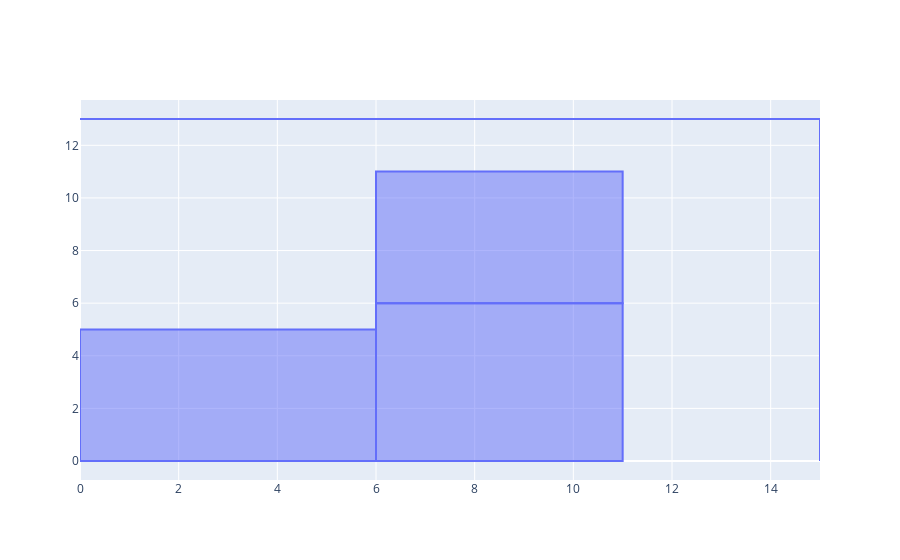

The code cell stored with this chart in its notebook:
### Code cell
import json 
import gurobipy as gp
from gurobipy import GRB
import pandas as pd
from gurobipy import quicksum
import plotly.graph_objects as go

with open('generated_instances.json') as f:
  loaded_instances = json.load(f)

# instance is an object containing generated instance parameters
def solveModel(instance, iteration):
    # STEP 1: DEFINE THE MODEL
    m = gp.Model()
    
    # STEP 2: DEFINE THE PARAMETERS THAT WILL BE USED
    
    #number of tables
    N = instance['num_tables']
    print("Number of tables:", N)
    
    #Minimum physical distance required between tables
    d = 2
    
    #capacity for each table
    c = [table['capacity'] for table in instance['tables']]
    
    #width for each table
    w = [table['width'] for table in instance['tables']]
    print("Table widths:", w)
   
    #account for physical distancing margin
    for i in range(len(w)):
        w[i] += d

    #height for each table
    h = [table['height'] for table in instance['tables']]
    print("Table heights:", h)
    
    #account for physical distancing margin
    for i in range(len(h)):
        h[i] += d
    
    #Width of dining space
    Rw = instance['width']

    #Height of dining space
    Rh = instance['height']
    
    #Unused table space goal
    U = 2

    #Minimum desired establishment capacity goal
    C = 

    #Underperformance measure of staff when table i and j are used Uij[rows][columns]
    Uij =  [[1 for table in instance['tables']] for table in instance['tables'] ]
    print("Table underperformance matrix:", Uij)
  
    # STEP 3: DEFINE DECISION VARIABLES
    
    #binary, if table i is used
    f = {}
    for i in range(N):
        f[i] = m.addVar(vtype=GRB.BINARY, name="f_" +str(i))

    #bottom left x coordinate of table i
    x = {}
    for i in range(N):
        x[i] = m.addVar(vtype=GRB.CONTINUOUS, name="x_"+str(i))

    #bottom left y coordinate of table i
    y = {}
    for i in range(N):
        y[i] = m.addVar(vtype=GRB.CONTINUOUS, name="y_"+str(i))


    #binary, if table i is located left to table j
    l = {}
    for i in range(N):
        for j in range(N):
            if i != j:
                l[i, j] = m.addVar(vtype=GRB.BINARY, name="l_" +str(i)+str(j))

    #binary, if table i is located below to table j
    b = {}
    for i in range(N):
        for j in range(N):
            if i != j:
                b[i, j] = m.addVar(vtype=GRB.BINARY, name="b_" +str(i)+str(j))

    #binary, if table i and table j are both used
    g = {}
    for i in range(N):
        for j in range(N):
            if i != j:
                g[i, j] = m.addVar(vtype=GRB.BINARY, name="g_" +str(i)+str(j))

    #surplus for goal 1  
    g1={}
    g1 = m.addVar(vtype=GRB.CONTINUOUS, name="g1")

    #slack/surplus for goal 2
    g2={}
    g2= m.addVar(vtype=GRB.CONTINUOUS, name="g2")
    
    
    # STEP 4: DEFINE OBJECTIVE FUNCTION
    nonlinearobj = quicksum((g[i, j]*Uij[i][j])/2 for i in range(N) for j in range(N) if i != j)
    m.setObjective(g1+g2+(1/2*nonlinearobj), GRB.MINIMIZE)
    
    # Step 5: ADD CONSTRAINTS
    # no overlap
    m.addConstrs(l[i,j] + l[j,i] + b[i,j] + b[j,i] + (1-f[i]) + (1-f[j])  >= 1 for i in range(N) for j in range(N) if i != j)

    # If a table i is to the left of table j, table i's right edge x coordinate  must be less than table j's x left edge x coordinate
    m.addConstrs(x[i] + w[i] <= (x[j] + Rw - Rw*l[i,j]) for i in range(N) for j in range(N) if i != j)

    #If table i is below j, table i's top edge y coordinate must be less than table j's bottom edge y coordinate
    m.addConstrs(y[i] + h[i] <= (y[j] + Rh - Rh*b[i,j]) for i in range(N) for j in range(N) if i != j)

    #table space must exist within the dining space
    m.addConstrs(x[i] >= 0 for i in range(N))
    m.addConstrs(x[i]+w[i]<= Rw for i in range (N))
    m.addConstrs(y[i] >= 0 for i in range(N))
    m.addConstrs(y[i]+h[i]<= Rh for i in range (N))

    #Unused table space must be under U - GOAL 1
    m.addConstrs((Rw*Rh) - quicksum((w[i])*(h[i])*f[i] for i in range(N)) - g1 == U for i in range(N))

    #Facility capacity must be over C to remain profitable - GOAL 2
    m.addConstrs(quicksum(f[i]*c[i] for i in range(N)) + g2 == C for i in range(N))

    #Quadratic constraint
    m.addConstrs(g[i,j] >= f[i] + f[j] - 1 for i in range(N) for j in range(N) if i != j)

    #update model
    m.update()
    
    # STEP 6: SOLVE THE MODEL
    m.optimize()
    
    # STEP 7: VISUALLY DISPLAY RESULTS
    #Parameters
    print("Room size:", Rw*Rh, "m^2")
    #Tables:
    for i in f:
        print("Table", i, "was", "not" if i==0 else "", "used.", "Position:", "(", x[i].x,",",y[i].x,").", "Capacity:", c[i], "Table space height:", h[i], "Table space width:", w[i])
    #Goal 1 print
    print("Goal 1: Unused space must be under", U, "m^2.", )
    print("Goal 1 Result: Unused space was", g1.x, "m^2.", )
    
    #Goal 2 print
    print("Goal 2: Facility capacity must be over", C, "to remain profitable.", )
    print("Goal 2 Result: Facility capacity was unmet by", g2.x, ".", )
    
    #nonlinear element print
    print("Underperformance level for this table setup is", nonlinearobj.getValue())
    tableUsedData = []
    
#     for tableUsed in f:
#         tableUsedData.append(f[tableUsed].x)
#     xCoords = []
#     for i in x:
#         xCoords.append(x[i].x)
#     yCoords = []
#     for i in y:
#         yCoords.append(y[i].x)
#     d = {'ifUsed' : tableUsedData, 'x-coord' : xCoords, 'y-coord' : yCoords, 'capacity' : c, 'table space width' : w, 'table space height' : h}
#     df = pd.DataFrame(data=d)
    
    # STEP 8: CREATE VISUALIZATION USING PLOTLY
    xCoordPlot = []
    yCoordPlot = []
    for i in f:
        if(f[i].x == 1):
            #top border
            xCoordPlot.append(0)
            xCoordPlot.append(Rw)
            yCoordPlot.append(Rh)
            yCoordPlot.append(Rh)
            xCoordPlot.append("none")
            yCoordPlot.append("none")

            #right border
            xCoordPlot.append(Rw)
            xCoordPlot.append(Rw)
            yCoordPlot.append(0)
            yCoordPlot.append(Rh)
            xCoordPlot.append("none")
            yCoordPlot.append("none")
            #x
            xCoordPlot.append(x[i].x)
            xCoordPlot.append(x[i].x)
            xCoordPlot.append(x[i].x + w[i])
            xCoordPlot.append(x[i].x + w[i])
            xCoordPlot.append(x[i].x)
            xCoordPlot.append("none")
            #y
            yCoordPlot.append(y[i].x)
            yCoordPlot.append(y[i].x + h[i])
            yCoordPlot.append(y[i].x + h[i])
            yCoordPlot.append(y[i].x)
            yCoordPlot.append(y[i].x)
            yCoordPlot.append("none")
            
    fig = go.Figure(go.Scatter(x=xCoordPlot, y=yCoordPlot, fill="toself"))
    fig.show()
    # STEP 9: SAVE MODEL, SOLUTION, PLOTLY FIGURE, AND DECISION VARIABLE VALUES TO /solved_models/ DIRECTORY
   # m.write('solved_models/instance_%d_out.lp' % iteration)
    #m.write('solved_models/instance_%d_out.json' % iteration)
    #fig.write_image('solved_models/instance_%d_fig.png' % iteration, engine='kaleido')
    #df.to_csv('solved_models/instance_%d_out.csv' % iteration, index=False)

#testInstance = {'restaurant_size': 'small', 'num_tables': 3, 'width': 7, 'height': 7, 'tables': [{'size': 'small', 'width': 1, 'height': 1, 'capacity': 2}, {'size': 'medium', 'width': 1, 'height': 2, 'capacity': 2}, {'size': 'large', 'width': 2, 'height': 2, 'capacity': 2}]}
testInstance = {"restaurant_size": "small", "num_tables": 5, "width": 15, "height": 13, "tables": [{"size": "large", "width": 4, "height": 3, "capacity": 3}, {"size": "medium", "width": 3, "height": 3, "capacity": 3}, {"size": "large", "width": 3, "height": 4, "capacity": 3}, {"size": "small", "width": 2, "height": 2, "capacity": 3}, {"size": "small", "width": 2, "height": 2, "capacity": 3}]}
solveModel(testInstance, 1)
# iteration = 0
# for instance in loaded_instances:
#     print(instance)
#     solveModel(instance, iteration)
#     iteration+=1

### Figure 1 — Plotly figure (JSON) as saved in the notebook; plotly's stock layout.template omitted (floating-point values rounded to 4 significant figures)
{"data": [{"fill": "toself", "type": "scatter", "x": [0, 15, "none", 15, 15, "none", 0, 0, 6, 6, 0, "none", 0, 15, "none", 15, 15, "none", 6, 6, 11, 11, 6, "none", 0, 15, "none", 15, 15, "none", 6, 6, 11, 11, 6, "none"], "y": [13, 13, "none", 0, 13, "none", 0, 5, 5, 0, 0, "none", 13, 13, "none", 0, 13, "none", 6, 11, 11, 6, 6, "none", 13, 13, "none", 0, 13, "none", 0, 6, 6, 0, 0, "none"]}], "layout": {}}
